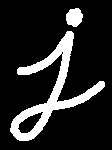
#> input picture CLASS_CODE/Revisão/img/j.png, 112 x 150 px
$ python morphologicaltransform.py
#> lines starting #> are read from the running program, lines starting #| are printed output that depends on the picture; after the words box and inside, x2 and y2 are one past the last pixel; in counts of white or black regions, pixels touching at a corner belong together
from dip import *

img = cv.imread('img/j.png', cv.IMREAD_GRAYSCALE)
#> img: shape (150, 112); 15.3% white; 2 white regions, box (x1, y1, x2, y2) and area: (10, 31, 105, 141) 2331, (66, 8, 83, 27) 245
kernel = np.ones((5,5), np.uint8)
erosion = cv.erode(img, kernel, iterations = 1)
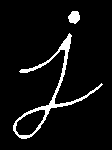
#> erosion: shape (150, 112); 6% white; 2 white regions, box (x1, y1, x2, y2) and area: (13, 33, 103, 139) 898, (68, 11, 80, 24) 117
dilation = cv.dilate(img, kernel, iterations = 1)
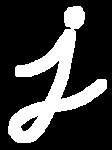
#> dilation: shape (150, 112); 24.6% white; 1 white region, box (x1, y1, x2, y2) and area: (8, 6, 107, 143) 4134
plt.subplot('131')
plt.imshow(img, 'gray')
plt.title('Original')
plt.subplot('132')
plt.imshow(erosion, 'gray')
plt.title('Erosion')
plt.subplot('133')
plt.imshow(dilation, 'gray')
plt.title('Dilation')
plt.show()
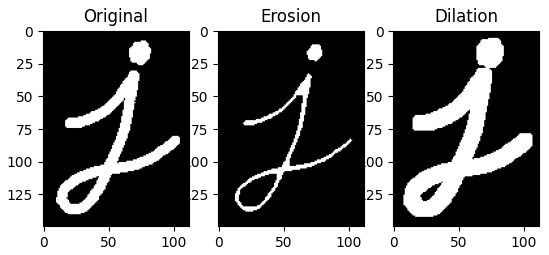
#> figure drawn by matplotlib, 3 panels

$ run again, with CLASS_CODE/Revisão/img/balls.png copied over CLASS_CODE/Revisão/img/j.png
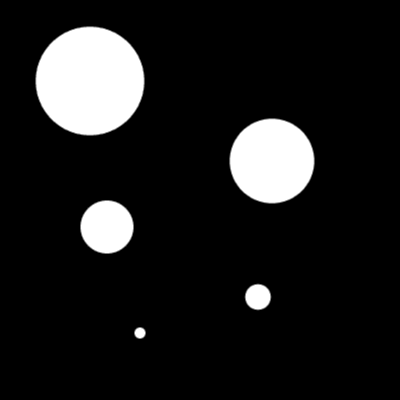
#> input picture CLASS_CODE/Revisão/img/balls.png, 400 x 400 px
#> img is the input picture: shape (400, 400); min 0, max 255, mean 28.2
#> `dilation = cv.dilate(img, kernel, iterations = 1)`:
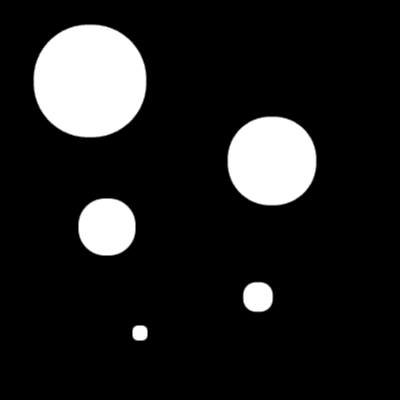
#> dilation: shape (400, 400); min 0, max 255, mean 31.9
#> `plt.show()`:
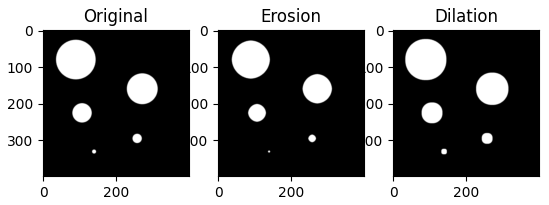
#> figure drawn by matplotlib, 3 panels
